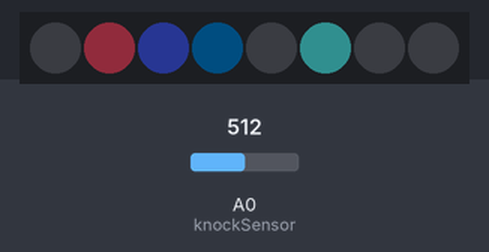
Bench run of a sketch on a simulated Arduino Uno, built with avr-gcc and run on an emulated ATmega328P. Shown: 8 RGB LEDs in strip order, left to right. Inputs (shaded band) come from the test bench; at power-on: A0 (knockSensor) = 512. Dim RGB values are drawn brighter than linear; random numbers use the default seed unless the sketch sets one.

Above: at 1.2 s.
1.3 s: A0 (knockSensor) set to 610
At 1.5 s:
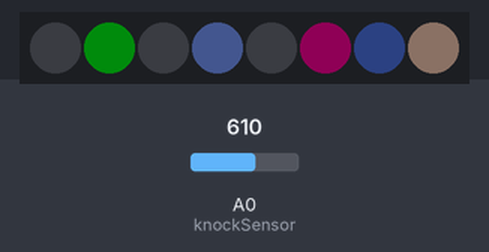
3.1 s: A0 (knockSensor) set to 122
At 5.2 s:
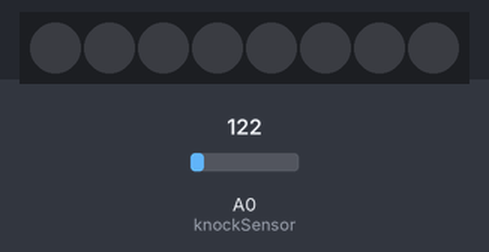
5.3 s: A0 (knockSensor) set to 142
8.3 s: A0 (knockSensor) set to 160
At 8.39 s:
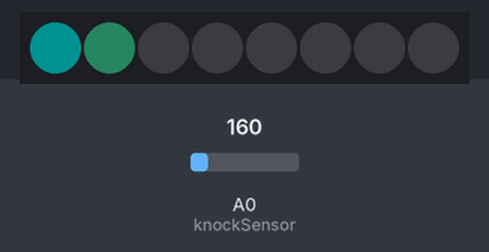
11.1 s: A0 (knockSensor) set to 306
At 11.27 s:
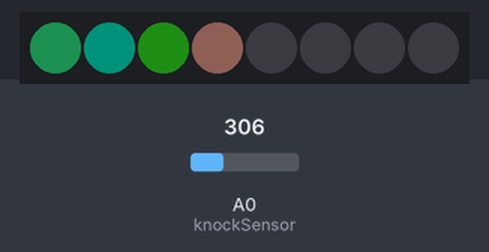
12.9 s: A0 (knockSensor) set to 511
At 13.13 s:
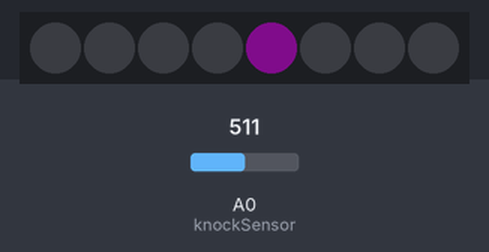
Timing chart, 0 to 17.4 s (numbered marks = the images above; inputs shaded):
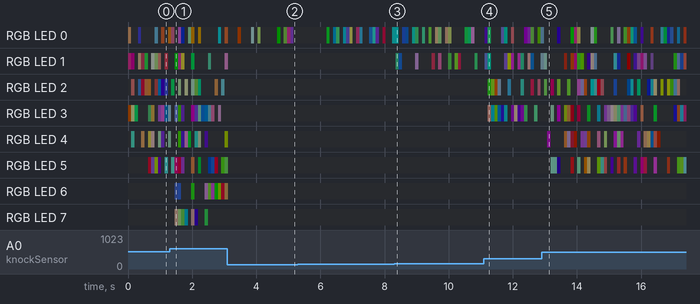

Measured:
- the behaviour switches between 149 and 150 on A0 (knockSensor) (found by bisection; images 2 and 3)

The sketch:

NEOPIXEL_WITH_SENSOR_STELLA.ino
```cpp
//NEOPIXEL
#include <Adafruit_NeoPixel.h>
//this inclides the Adafriuit Neopixel library

Adafruit_NeoPixel strip = Adafruit_NeoPixel(8, 6);
//this declares neopixel object (number of LEDS, PIN


//PIEZO
const int knockSensor = A0; // the piezo is connected to analog pin 0
const int threshold = 100;  // threshold value to decide when the detected sound is a knock or not

// these variables will change:
int sensorReading = 0;      // variable to store the value read from the sensor pin
bool showColor = false;         // color mode for cycling


//NEOPIXEL
void setup() {
  // put your setup code here, to run once:
  strip.begin();
  strip.clear();
  strip.show();  //Set all pixels to "off"
  Serial.begin(9600);
}

int i = 0;
void loop() {


  //PIEZO CHECK
  sensorReading = analogRead(knockSensor);

  //if the sensor reading is greater than the threshold:
  if (sensorReading >= threshold) {

    const int max_sensor_val = 600;
    const int num_pix = 8; //later 32
    int num_on = map(sensorReading, 0, max_sensor_val , 0, num_pix);

    //showColor = true;
    for (int j = 0; j < num_pix; j++) {

      if (num_on) {
        num_on--;

        bool head_or_tail = random(unsigned(-1)) % 2;

        if (head_or_tail) {
          strip.setPixelColor(j, random(20), random(20), random(20));
        } else {
          strip.setPixelColor(j, 0, 0, 0);
        }
      }
    }
    Serial.print("\n");
    strip.show();

    delay(100);

    for (int j = 0; j < 8; j++) {
      strip.setPixelColor(j, 0, 0, 0);
    }
    strip.show();

  }

  delay(1);

  //  if (i > 32) {
  //    i = 0;
  //    strip.clear();
  //  }
  //  // put your main code here, to run repeatedly:
  //  //  strip.setPix/elColor(2, 255, 255,255);
  //  strip.setPixelColor(i, 10, 10, 10);
  //  strip.show();
  //  i++;
  //  delay(500);

}
```
